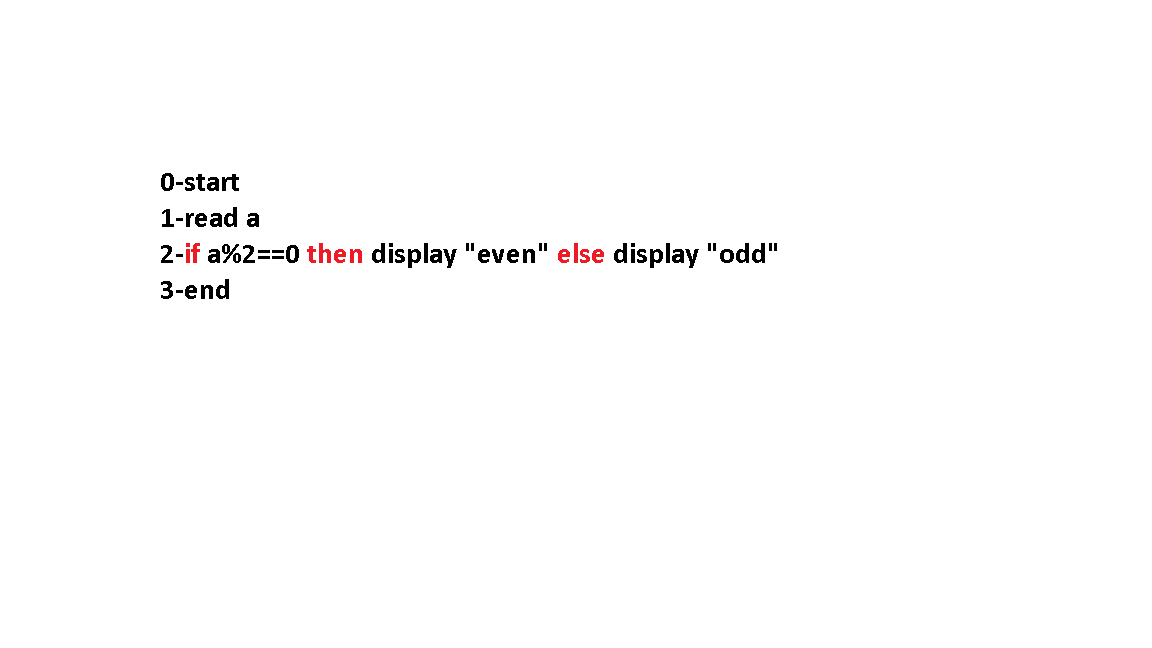
#> input picture 1/11.png, 1152 x 648 px, given in place of 11.jpeg, which was not available
$ jupyter execute 'cv.s7(machine vision)part3.ipynb'
#> lines starting #> are read from the running program, lines starting #| are printed output that depends on the picture
[cell 1]
import cv2
import numpy as np
import matplotlib.pyplot as plt

[cell 2]
image=cv2.imread(r"C:\Users\Student\Desktop\pic\11.jpeg")
#> image is the input picture: shape (648, 1152, 3); mean B, G, R 252.9, 252.9, 253.1

[cell 3]
kernel1=np.array([[0,0,0],[0,2,0],[0,0,0]])
#bigger number more brightness

[cell 4]
k1=cv2.filter2D(image,-1,kernel1)

[cell 5]
plt.figure(figsize=(12,7))
plt.subplot(121);plt.imshow(image[...,::-1]);plt.title("original")
plt.subplot(122);plt.imshow(k1[...,::-1]);plt.title("shape after filter")
plt.show()
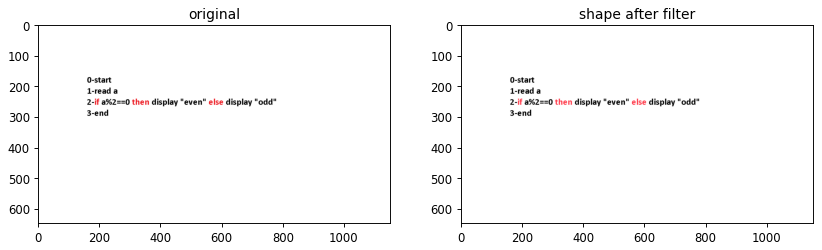
#> figure drawn by matplotlib, 2 panels

[cell 6]
kernel2=1/9*np.array([[1,1,1],[1,1,1],[1,1,1]])
k1=cv2.filter2D(image,-1,kernel2)
plt.figure(figsize=(12,7))
plt.subplot(121);plt.imshow(image[...,::-1]);plt.title("original")
plt.subplot(122);plt.imshow(k1[...,::-1]);plt.title("shape after filter")
plt.show()

[cell 7]
kernel1=np.array([[0,0,0],[0,2,0],[0,0,0]])
kernel2=1/9*np.array([[1,1,1],[1,1,1],[1,1,1]])

final_kernel=kernel1-kernel2
k3=cv2.filter2D(image,-1,final_kernel)
plt.figure(figsize=(12,7))
plt.subplot(121);plt.imshow(image[...,::-1]);plt.title("original")
plt.subplot(122);plt.imshow(k3[...,::-1]);plt.title("shape after filter")
plt.show()
#sharper image


$ run again, with 1/001.png copied over 1/11.png
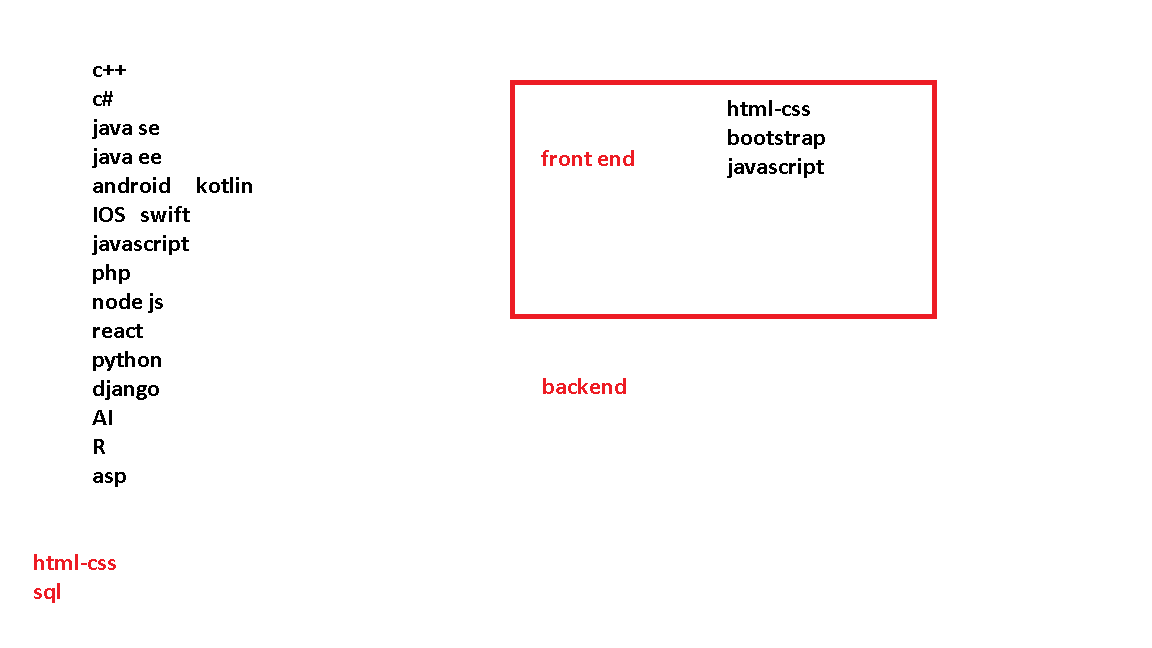
#> input picture 1/001.png, 1152 x 648 px, given in place of 11.jpeg, which was not available
#> image is the input picture: shape (648, 1152, 3); mean B, G, R 250.1, 250, 252.4
#> `plt.show()`:
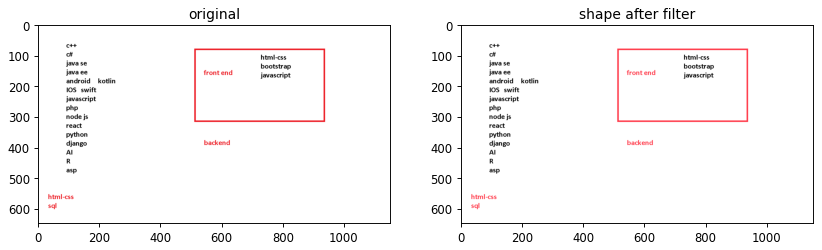
#> figure drawn by matplotlib, 2 panels

$ run again, with 1/002.png copied over 1/11.png
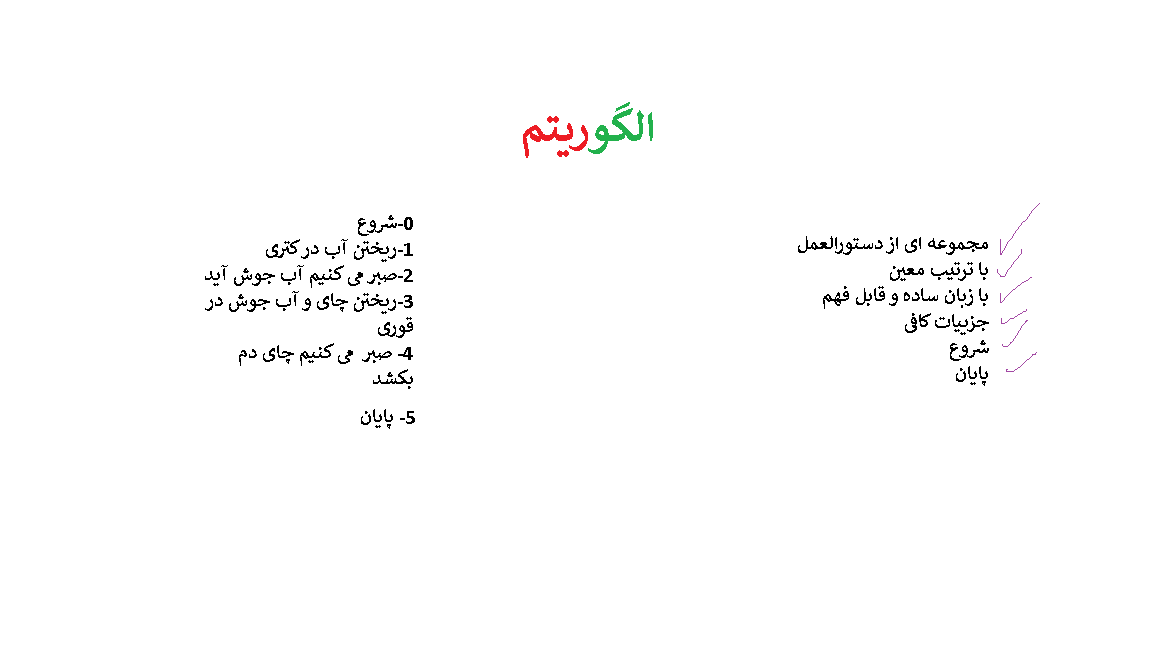
#> input picture 1/002.png, 1152 x 648 px, given in place of 11.jpeg, which was not available
#> image is the input picture: shape (648, 1152, 3); mean B, G, R 252.4, 252.5, 252.5
#> `plt.show()`:
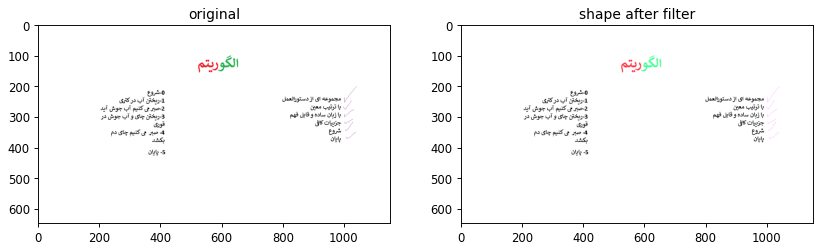
#> figure drawn by matplotlib, 2 panels

$ run again, with 1/003.png copied over 1/11.png
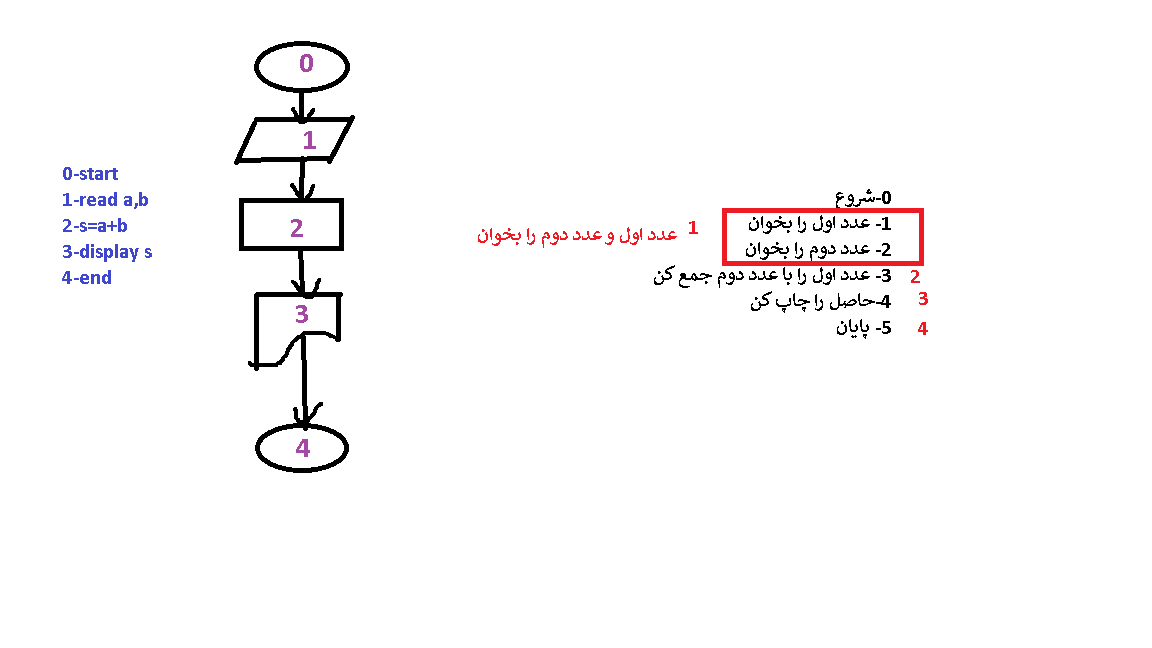
#> input picture 1/003.png, 1152 x 648 px, given in place of 11.jpeg, which was not available
#> image is the input picture: shape (648, 1152, 3); mean B, G, R 250, 249.5, 250.6
#> `plt.show()`:
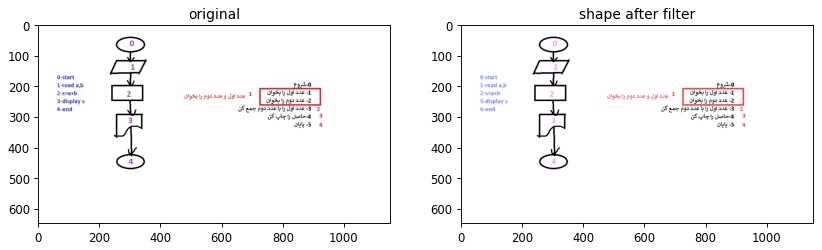
#> figure drawn by matplotlib, 2 panels
